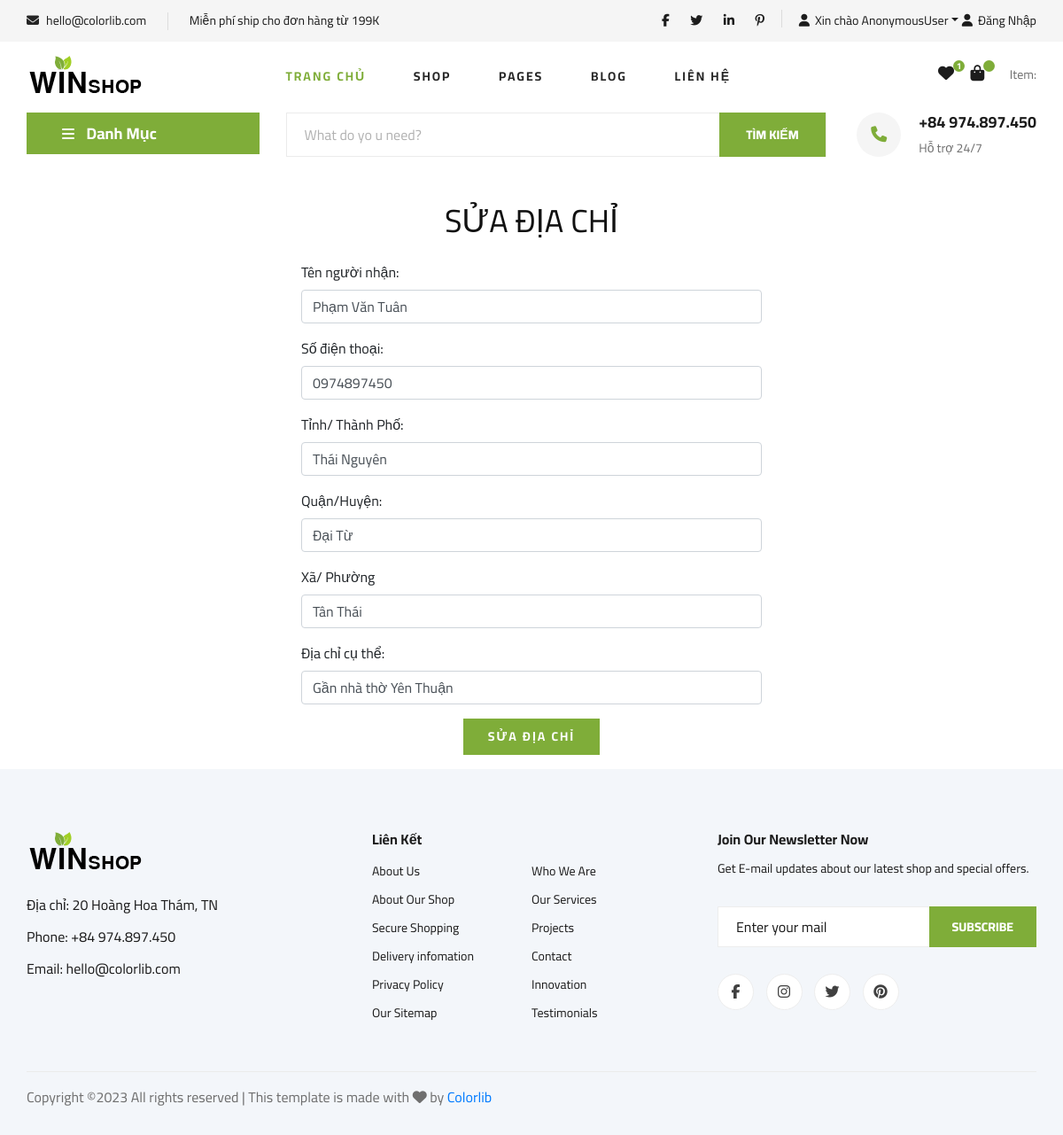
The page /editAddress/?id=11 on the database its author committed.
### app/models.py (models this page shows, shortened)
class Adress(models.Model):
    customer = models.ForeignKey(User, on_delete=models.SET_NULL, null=True, blank=True)
    name_user = models.CharField(max_length=200, null=True)
    adress = models.CharField(max_length=200, null=True)
    city = models.CharField(max_length=200, null=True)
    mobile = models.CharField(max_length=200, null=True)
    district = models.CharField(max_length=200, null=True)
    commune = models.CharField(max_length=200, null=True)
    date_added = models.DateTimeField(auto_now_add=True)

### app/python/app/manage_address.py (the view)
# urls.py: path('editAddress/', views.editAddress, name="editAddress"),
def editAddress(request):
    slide_hidden = "hidden"
    fixed_height = "20px"
    check_staff = request.user
    if check_staff.is_staff:
        print('admin')
        show_manage = 'show'
    else:
        print('not admin')
        show_manage = 'none'
    id = request.GET.get('id', '')
    address_user = get_object_or_404(Adress, id=id)
    if request.method == 'POST':
        form = AddressForm(request.POST, instance=address_user)
        if form.is_valid():
            user_name = form.cleaned_data['name_user']
            mobile = form.cleaned_data['mobile']
            address = form.cleaned_data['adress']
            city = form.cleaned_data['city']
            district = form.cleaned_data['district']
            commune = form.cleaned_data['commune']
            address_user.customer = request.user
            address_user.name_user = user_name
            address_user.adress = address
            address_user.city = city
            address_user.mobile = mobile
            address_user.district = district
            address_user.commune = commune
            print(address_user)
            address_user.save()
            print('Address saved successfully!')
            return redirect('information')
        else:
            print("Form is not valid")
    else:
        form = AddressForm(instance=address_user)
    context = {'form': form,
               'slide_hidden': slide_hidden,
               'fixed_height': fixed_height,
               'show_manage': show_manage,
               }
    return render(request, 'app/edit_address.html', context)

### app/models.py
class AddressForm(forms.ModelForm):
    class Meta:
        model = Adress
        fields = ['customer', 'name_user', 'adress', 'city', 'mobile', 'district', 'commune']
        widgets = {
            'customer': forms.TextInput(attrs={'class': 'form-control'}),
            'name_user': forms.TextInput(attrs={'class': 'form-control'}),
            'mobile': forms.TextInput(attrs={'class': 'form-control'}),
            'city': forms.TextInput(attrs={'class': 'form-control'}),
            'district': forms.TextInput(attrs={'class': 'form-control'}),
            'commune': forms.TextInput(attrs={'class': 'form-control'}),
            'adress': forms.TextInput(attrs={'class': 'form-control'}),
        }

### app/templates/app/edit_address.html (shortened to what this page needs)
{% extends 'app/base.html' %}
{% load static %}
{% block edit_address %}
    <div class="container mt-4 mb-3" style="width: 550px; border: #1b1e21">
    <h2 class="mb-4 text-center">SỬA ĐỊA CHỈ</h2>
      <form method="POST" action="" >
          <div class="form-group">
              <label for="categoryName">Tên người nhận:</label>
              {{ form.name_user }}
          </div>
          <div class="form-group">
              <label for="categoryName">Số điện thoại:</label>
              {{ form.mobile }}
          </div>
          <div class="form-group">
              <label for="categoryName">Tỉnh/ Thành Phố:</label>
              {{ form.city }}
          </div>
          <div class="form-group">
              <label for="categoryName">Quận/Huyện:</label>
              {{ form.district }}
          </div>
        <div class="form-group">
          <label for="categoryDescription">Xã/ Phường</label>
          {{ form.commune }}
        </div>
          <div class="form-group">
          <label for="categoryDescription">Địa chỉ cụ thể:</label>
          {{ form.adress }}
        </div>
        <div class="d-flex justify-content-center">
            <button type="submit" class="primary-btn border-0 text-center">Sửa địa chỉ</button>
        </div>
      </form>
    </div>
{% endblock edit_address %}

### app/static/app/css/style.css (style rules this page uses)
html, body { height: 100%; font-family: "Cairo", sans-serif; -webkit-font-smoothing: antialiased; font-smoothing: antialiased; }
h1, h2, h3, h4, h5, h6 { margin: 0; color: #111111; font-weight: 400; font-family: "Cairo", sans-serif; }
h2 { font-size: 36px; }
.primary-btn { display: inline-block; font-size: 14px; padding: 10px 28px 10px; color: #ffffff; text-transform: uppercase; font-weight: 700; background: #7fad39; letter-spacing: 2px; }
@media only screen and (min-width: 1200px) { .container { max-width: 1170px; } }

### rows shown on the page
Adress: name_user "Phạm Văn Tuân", mobile "0974897450", city "Thái Nguyên", district "Đại Từ", commune "Tân Thái", adress "Gần nhà thờ Yên Thuận"

### other values the page prints
{{ request.user }} "AnonymousUser"
